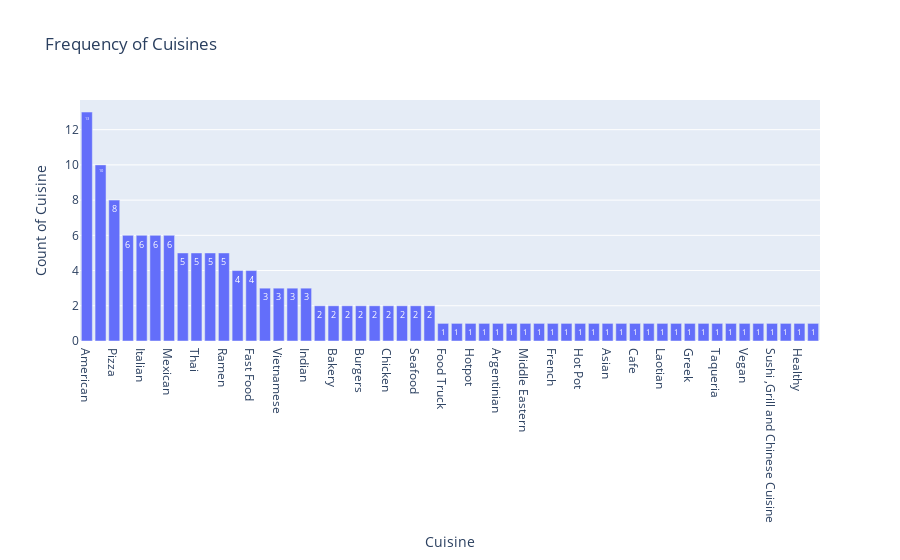

Source (notebook cell):
### Code cell
fig2 = px.bar(cuisine_counts, 
              x = 'Cuisine', 
              y = 'Count', 
              title = 'Frequency of Cuisines', 
              labels = {'Count' : 'Count of Cuisine'},
              text_auto= True)
fig2.update_traces(textposition='inside')
fig2.update_layout(uniformtext_minsize=8) 
fig2.show()

### Figure 1 — Plotly figure (JSON) as saved in the notebook; plotly's stock layout.template omitted (floating-point values rounded to 4 significant figures)
{"data": [{"alignmentgroup": "True", "hovertemplate": "Cuisine=%{x}<br>Count of Cuisine=%{y}<extra></extra>", "legendgroup": "", "marker": {"color": "#636efa", "pattern": {"shape": ""}}, "name": "", "offsetgroup": "", "orientation": "v", "showlegend": false, "textposition": "inside", "texttemplate": "%{y}", "type": "bar", "x": ["American", "Japanese", "Pizza", "Mediterranean", "Italian", "Breakfast", "Mexican", "Brunch", "Thai", "Sushi", "Ramen", "Korean", "Fast Food", "Chinese", "Vietnamese", "Sandwiches", "Indian", "Barbecue", "Bakery", "Lebanese", "Burgers", "Kebab", "Chicken", "Hawaiian", "Seafood", "Californian", "Food Truck", "Pho", "Hotpot", "Fried Chicken", "Argentinian", "Banh Mi", "Middle Eastern", "Halal", "French", "Soup", "Hot Pot", "Taiwanese", "Asian", "Diner", "Cafe", "Açaí Bowls", "Laotian", "Caribbean", "Greek", "Poke", "Taqueria", "Tacos", "Vegan", "Bar", "Sushi ,Grill and Chinese Cuisine", "Wine Bar", "Healthy", "New Zealand"], "xaxis": "x", "y": [13, 10, 8, 6, 6, 6, 6, 5, 5, 5, 5, 4, 4, 3, 3, 3, 3, 2, 2, 2, 2, 2, 2, 2, 2, 2, 1, 1, 1, 1, 1, 1, 1, 1, 1, 1, 1, 1, 1, 1, 1, 1, 1, 1, 1, 1, 1, 1, 1, 1, 1, 1, 1, 1], "yaxis": "y"}], "layout": {"barmode": "relative", "legend": {"tracegroupgap": 0}, "title": {"text": "Frequency of Cuisines"}, "uniformtext": {"minsize": 8}, "xaxis": {"anchor": "y", "domain": [0, 1], "title": {"text": "Cuisine"}}, "yaxis": {"anchor": "x", "domain": [0, 1], "title": {"text": "Count of Cuisine"}}}}
